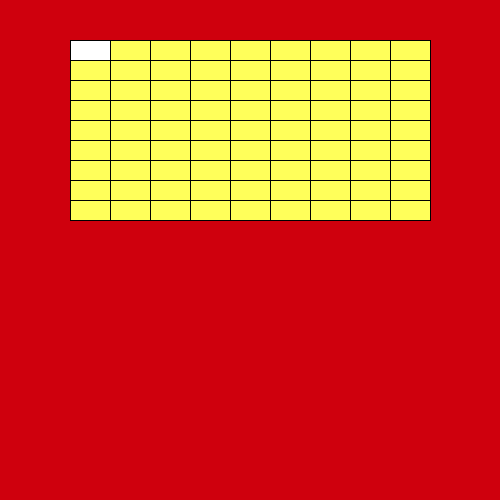
Frame 1 (no input)
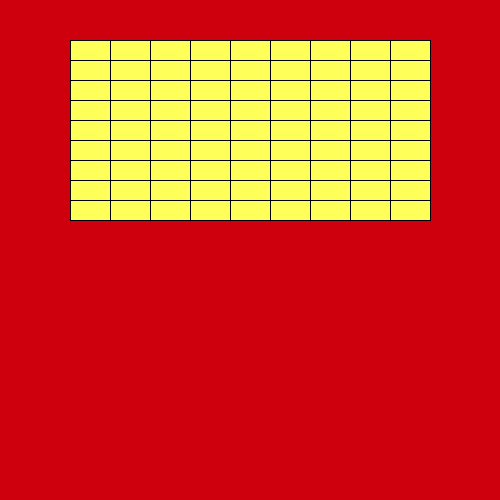
Frame 60 (the mouse pressed at the canvas centre just before this capture)
Frame 120 (the mouse held since frame 60 and released just before this capture): identical to frame 60, image omitted

The Processing sketch that drew these frames (run headless with seeded random() and noise(); from frame 60 on, the mouse is pressed at the canvas centre):

// Processing sketch: H09opd7
// ── H09opd7.pde
void setup(){
size(500,500);
}
void draw(){
background(207, 0, 13);

int xWaarde = 70;
int yWaarde = 40;

for(int i = 0; i <= 8; i++){
  for(int j = 0; j <= 8; j++){
    
    rect(xWaarde, yWaarde, 40,20);
  yWaarde += 20;
  
  if((i+j) % 2 == 0)

  
  {
    fill(255,255,90);
  }
  
}
yWaarde = 40;
xWaarde += 40;


}
}
